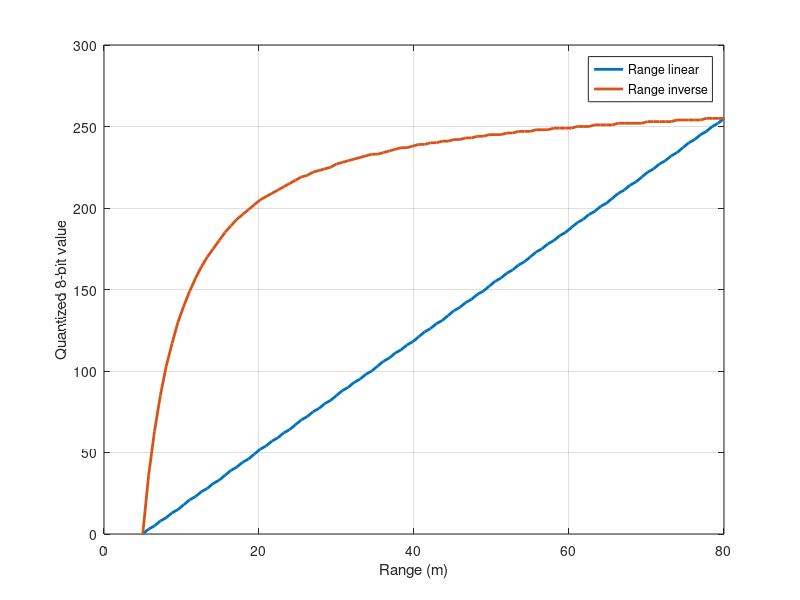

Here is the MATLAB script that generated this plot:
clear
close
clc
st.x_min = 5;   % movement direction
st.x_max = 80;
st.y_min = -80; % right
st.y_max = 80;  % left
st.bias = 1.73; % velodyne elevation 

%% Range
A=linspace(5,80);

%% Range Linear  
dm  = (A-st.x_min)./(st.x_max-st.x_min);  
dm(dm < 0) = 0; dm(dm > 1) = 1;
dm_final  = uint8(255*dm);
plot(A,dm_final,'LineWidth',2)

dm = [];
dm_final = [];

%% Range Inversde
dm = (st.x_max*(A-st.x_min))./(A*(st.x_max-st.x_min)); 
dm(dm < 0) = 0; dm(dm > 1) = 1;
dm_final  = uint8(255*dm);

hold on
%% 
plot(A,dm_final,'LineWidth',2)
legend('Range linear','Range inverse')
xlabel('Range (m)')
ylabel('Quantized 8-bit value')
grid